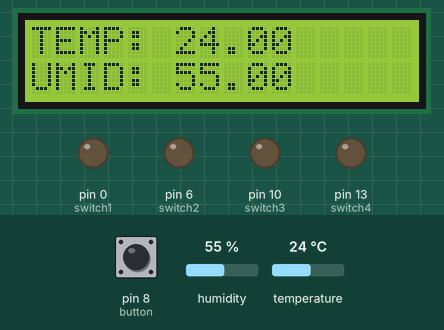
A sketch run on a simulated Arduino Uno, built with avr-gcc and run on an emulated ATmega328P. On the bench: 16×2 character LCD, output pins drawn as LEDs (lit = HIGH). The test bench sets the inputs (shaded band); at power-on: humidity 55 %, pin 8 (button) LOW, temperature 24 °C.

Above: at 1.2 s.
1.3 s: humidity set to 46 %
At 2.8 s:
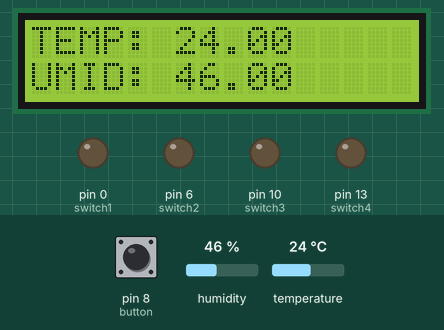
3.6 s: humidity set to 43 %
At 4.9 s:
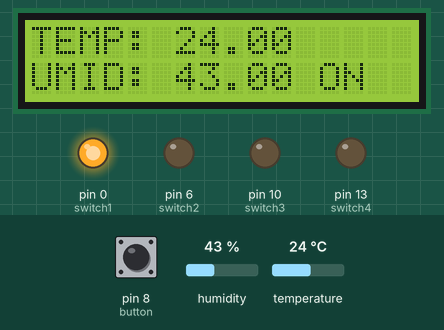
5.6 s: pin 8 (button) pulled HIGH for 0.65 s
At 6.9 s:
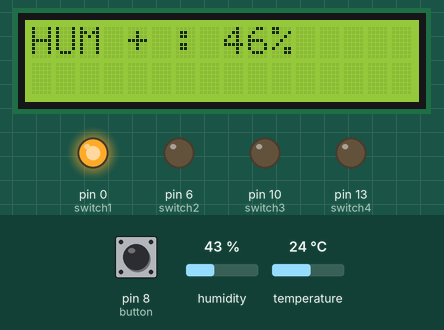
12.3 s: pin 8 (button) pulled HIGH for 3.2 s
At 14.5 s:
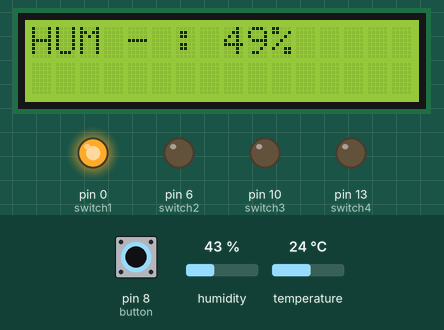
20.9 s: pin 8 (button) pulled HIGH for 1 s
At 21.6 s:
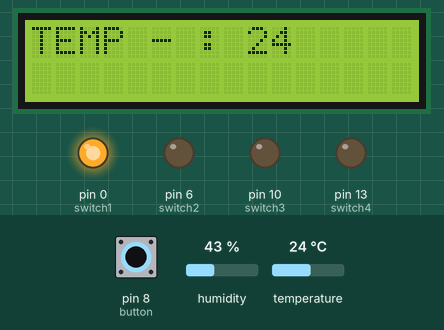
28.0 s: pin 8 (button) pulled HIGH for 0.65 s
At 29.3 s:
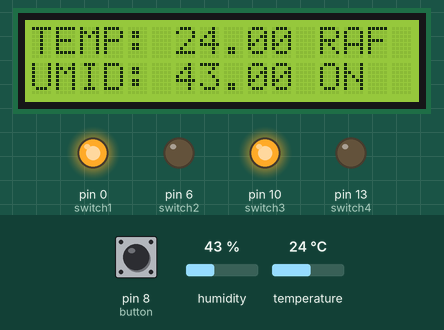
Timing chart, 0 to 31.0 s (numbered marks = the images above; inputs shaded):
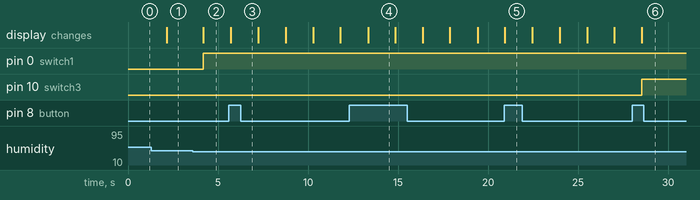

Measured:
- the behaviour switches between 45 and 44 % on humidity (found by bisection; images 1 and 2)
- after the input at 1.3 s, the display: changes after 0.84 s (image 1)
- after the input at 3.6 s, pin 0 (switch1): LOW → HIGH after 0.58 s; the display: changes after 0.59 s (image 2)
- after the input at 5.6 s, the display: changes after 0.11 s (image 3)
- after the input at 12.3 s, the display: changes after 1.0 s (image 4)
- after the input at 20.9 s, pin 6 (switch2): stays LOW (without the input it goes to HIGH after 4.6 s); the display: changes at once (image 5)
- after the input at 28.0 s, the display: changes after 0.55 s (image 6)

The sketch:

ch_odnia.ino
```cpp
#include <LiquidCrystal.h>
#include "DHT.h"
#define TERM 9
#define DHTTYPE DHT11
DHT termometr(TERM, DHTTYPE);
int count = 0;
float tempo = 0;
float tempo1 = 0;
const int maks = 15;
int umidita = 45 ;
int temperatura = 21;
LiquidCrystal lcd(12, 11, 5, 4, 3, 2);
int button = 8;
int switch1 = 0;
int switch2 = 6;
int switch3 = 10;
int switch4 = 13;
void setup() {
  // put your setup code here, to run once:
  pinMode(switch1, OUTPUT);
  pinMode(switch2, OUTPUT);
  pinMode(switch3, OUTPUT);
  pinMode(switch4, OUTPUT);
  termometr.begin();
  lcd.begin(16, 2);
  pinMode(button, INPUT);
}

void loop() {

  float temp = termometr.readTemperature();
  float hum = termometr.readHumidity();
  if (hum < umidita)
  {
    digitalWrite(switch1, HIGH);
  }
  else digitalWrite(switch1, LOW);
  if (temp < temperatura - 3)
  {
    digitalWrite(switch2, HIGH);
  }
  else digitalWrite(switch2, LOW);
  if (temp > temperatura + 3)
  {
    digitalWrite(switch3, HIGH);
  }
  else digitalWrite(switch3, LOW);
  if (tempo > 2400) //300 to 3 min
  {
    digitalWrite(switch4, HIGH);
    //delay(7000);
   tempo=2500;
   tempo1+=0.6;
  }

   if(tempo1>600){
    digitalWrite(switch4, LOW);
    tempo=0;
    tempo1=0;
   }

  if (digitalRead(button) == 1)
  {
    count = count + 1;
  }

  // put your main code here, to run repeatedly:
  lcd.clear();
  lcd.setCursor(0, 0);
  lcd.print("TEMP: ");
  lcd.print(temp);
 if (digitalRead(switch3) == 1)
 {
    lcd.print(" RAF");
 }
 else if (digitalRead(switch2) == 1)
 {
    lcd.print(" RIS");
 }
  lcd.setCursor(0, 1);
  lcd.print("UMID: ");
  lcd.print(hum);
 if (digitalRead(switch1) == 1)
 {
  lcd.print(" ON");
 }
  if (count > 5)
  {
    count = 1;
  }
  switch (count) {
    case 1:
      plusHum();
      break;
    case 2:
      minusHum();
      break;
    case 3:
      plusTemp();
      break;
    case 4:
      minusTemp();
      break;

  }
  tempo = tempo + 0.6;
  delay(500);

}
void plusHum()
{
  umidita = umidita + 1;
  lcd.clear();
  lcd.setCursor(0, 0);
  lcd.print("HUM + : ");
  lcd.print(umidita);
  lcd.print("%");
  delay(1000);


}
void minusHum()
{
  umidita = umidita - 1;
  lcd.clear();
  lcd.setCursor(0, 0);
  lcd.print("HUM - : ");
  lcd.print(umidita);
  lcd.print("%");
  delay(1000);
}
void plusTemp()
{
  temperatura = temperatura + 1;
  lcd.clear();
  lcd.setCursor(0, 0);
  lcd.print("TEMP + : ");
  lcd.print(temperatura);
  delay(1000);
}
void minusTemp()
{
  temperatura = temperatura - 1;
  lcd.clear();
  lcd.setCursor(0, 0);
  lcd.print("TEMP - : ");
  lcd.print(temperatura);
  delay(1000);
}
```
